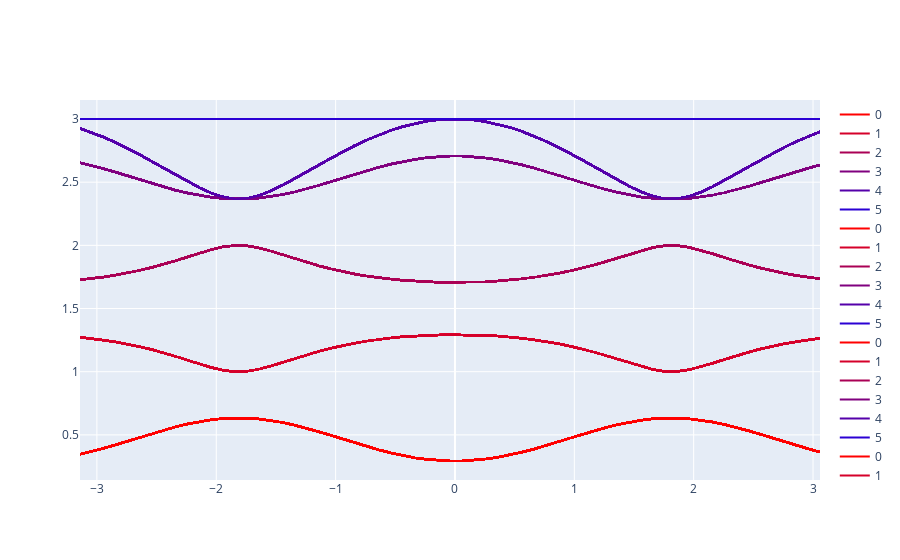

The cell this chart's notebook holds for it:
### Markdown cell above
4 spheres

### Code cell
import numpy as np
import numpy.linalg as la
from scipy.sparse.linalg import eigsh

M = 1.
C = 1.
w0 = C / M
a = 1. # distance between spheres
x = np.array([[1.], [0.]]) # x hat
y = np.array([[0.], [1.]]) # y hat
a1 = np.sqrt(3) * a * x
a2 = (np.sqrt(3) * x + 3 * y) * a / 2.
R1 = 1 / 3 * (a1 + a2)
R2 = 1 / 3 * (-2 * a1 + a2)
R3 = 1 / 3 * (a1 - 2 * a2)
R1h = R1 / la.norm(R1)
R2h = R2 / la.norm(R2)
R3h = R3 / la.norm(R3)
R11 = R1h * R1h.conj().T
R22 = R2h * R2h.conj().T
R33 = R3h * R3h.conj().T
kxs = np.arange(-np.pi, np.pi, 0.1)


evals_all, evecs_all  = [], []
for kx in kxs:
    k = np.array([kx, 0.])
    p = np.exp(1.j * k.dot(a1))

    # BUild Hamiltonian
    H = np.zeros((8, 8), dtype=np.complex128)
    H[0:2, 2:4] = -R11 - R22 * p
    H[2:4, 4:6] = -R33
    H[4:6, 6:8] = -R11 - R22 * p
    H = H + H.conj().T
    for i in range(0, 4 * 2, 2):
        H[i:i+2, i:i+2] = R11 + R22 + R33

    # Solve eigenvalue equation
    evals, evecs = eigsh(H)
    idcs = np.argsort(evals)
    evals, evecs = evals[idcs], evecs[idcs]
    evals_all.append(evals)
    evecs_all.append(evecs)
evals_all, evecs_all = np.array(evals_all), np.array(evecs_all)
evals_all.shape


# Plot
import plotly.graph_objects as go


data = []
for kx in kxs:
    for i in range(6):
        color = '#%02x%02x%02x' % (255 - int(i * 255 / 6), 0, int(i * 255 / 6))
        data.append(go.Scatter(x=kxs, y=evals_all[:, i], name=f"{i}", line=dict(color=color)))

fig = go.Figure(data=data)
fig.show()
